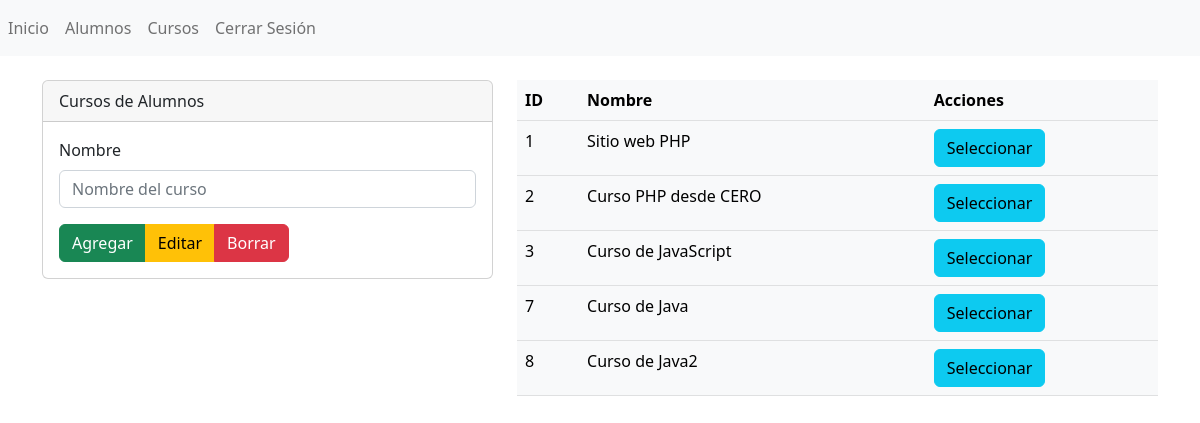
/controller/vista_cursos.php (signed in), run on the app's committed database.
### tables this page shows
CREATE TABLE `cursos` (
  `id` int(11) NOT NULL,
  `nombre_curso` varchar(255) NOT NULL
);

### views/cursos.php (called while the page is built, shortened)
<?php
    $conexionBD= Conectar::crearInstancia();
    $nombre_curso = isset($_POST['nombre_curso'])?$_POST['nombre_curso']:'';
    $sql = $conexionBD -> prepare("SELECT * FROM cursos");
    $sql ->execute();
    $listaCursos = $sql-> fetchAll();

### controller/vista_cursos.php (the view, shortened to what this page needs)
<?php include('../templates/header.php'); ?>
<?php include('../views/cursos.php'); ?>
<div class="row">
    <div class="col-12">
        <br />
        <div class="row">
            <div class="col-5">
                <form action="" method="post">
                    <div class="card">
                        <div class="card-header">
                            Cursos de Alumnos
                        </div>
                        <div class="card-body">
                            <div class="mb-3">
                                <label for="nombre_curso" class="form-label">Nombre</label>
                                <input type="text"
                                       class="form-control"
                                       name="nombre_curso"
                                       id="nombre_curso"
                                       value="<?= $nombre_curso; ?>"
                                       aria-describedby="helpId"
                                       placeholder="Nombre del curso">
                            </div>
                            <div class="btn-group" role="group" aria-label="">
                                <button type="submit" name="accion" value="agregar" class="btn btn-success">Agregar</button>
                                <button type="submit" name="accion" value="editar" class="btn btn-warning">Editar</button>
                                <button type="submit" name="accion" value="borrar" class="btn btn-danger">Borrar</button>
                            </div>
                        </div>
                    </div>
                </form>
            </div>
            <div class="col-md-7">
                <div class="table-responsive">
                    <table class="table table-light">
                        <thead>
                            <tr>
                                <th>ID</th>
                                <th>Nombre</th>
                                <th>Acciones</th>
                            </tr>
                        </thead>
                        <tbody>
                            <?php foreach ($listaCursos as $curso) { ?>
                                <tr>
                                    <td> <?= $curso['id']; ?> </td>
                                    <td> <?= $curso['nombre_curso']; ?> </td>
                                    <td>
                                        <form action="" method="post">
                                            <input type="submit" value="Seleccionar" name="accion" class="btn btn-info">
                                        </form>
                                    </td>
                                </tr>
                            <?php } ?>
                        </tbody>
                    </table>
                </div>
            </div>
        </div>
    </div>
    <?php include('../templates/footer.php'); ?>

### data on the page
cursos: id "1", nombre_curso "Sitio web PHP"
cursos: id "2", nombre_curso "Curso PHP desde CERO"
cursos: id "3", nombre_curso "Curso de JavaScript"
cursos: id "7", nombre_curso "Curso de Java"
cursos: id "8", nombre_curso "Curso de Java2"
